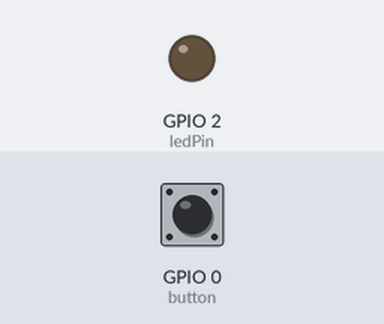
A sketch run on a simulated ESP32. On the bench: output pins drawn as LEDs (lit = HIGH). The test bench sets the inputs (shaded band); at power-on: GPIO 0 (button) HIGH.

Above: at 1.2 s.
1.3 s: GPIO 0 (button) pulled LOW for 3.2 s
At 8.7 s:
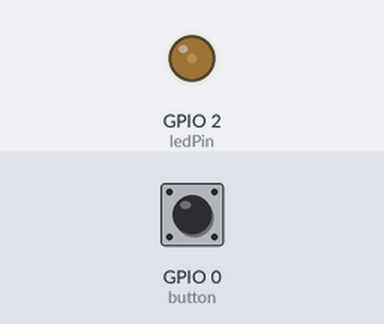
At 13.5 s:
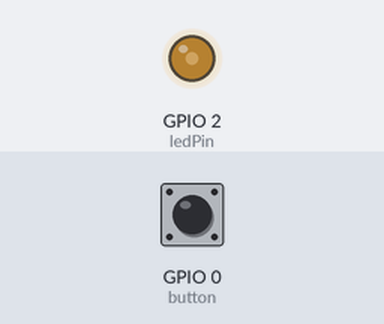
Timing chart, 0 to 24.9 s (numbered marks = the images above; inputs shaded):
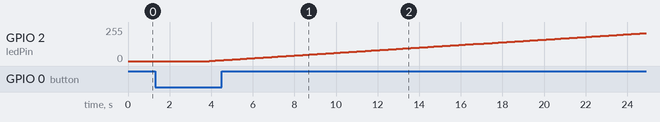

The sketch:

21.BlinkOnCounter.ino
```cpp
int ledPin = 2;
int button = 0;

int ledChannel = 0;
int frequency = 5000;
int resolution = 8;

void setup()
{
	Serial.begin(115200);
	ledcSetup(ledChannel, frequency, resolution);
	ledcAttachPin(ledPin, ledChannel);
	pinMode(button, INPUT_PULLUP);
}

int counter = 0;
void loop()
{
	if(digitalRead(button) == LOW)
	{
		counter++;
		delay(500);
	}

	if(counter >=5)
	{
		for(int i=0;i<255;i++)
		{
			ledcWrite(ledChannel, i);
			delay(100);
		}
	}
	if(counter>10)
	{
		ledcWrite(ledChannel, 0);
		sleep(2);
	}
}
```

Measured:
- after the input at 1.3 s, GPIO 2 (ledPin): moves from 0/255 to 209/255 over 20.9 s, starting after 2.6 s
